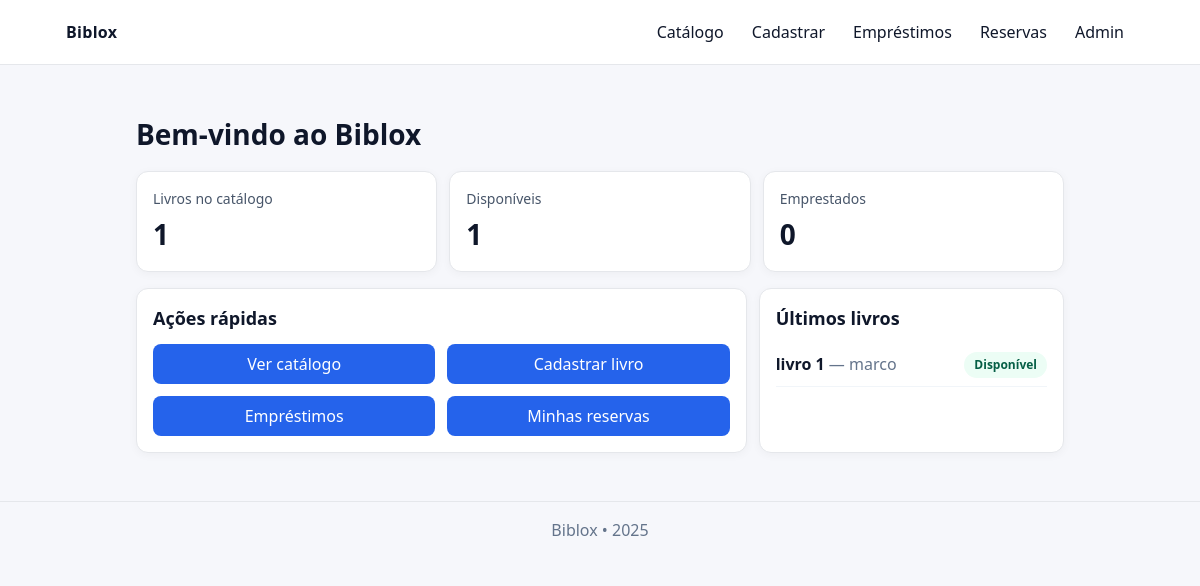
The app's page /, older data.
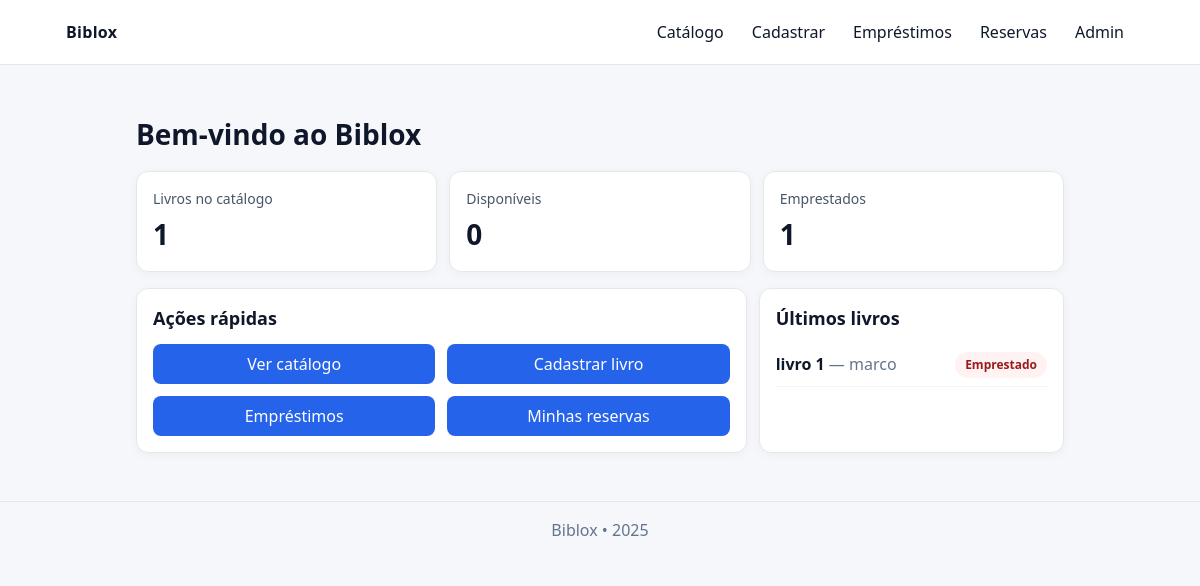
The same page, newer data.
### livros/models.py (models this page shows, shortened)
class CadastroLivroModel(models.Model):
    STATUS_CHOICES = (('disponivel', 'Disponível'), ('emprestado', 'Emprestado'))
    nome = models.CharField(max_length=50)
    autor = models.CharField(max_length=50)
    isbn = models.TextField(null=True, blank=True)
    completo = models.BooleanField(default=False)
    data_criacao = models.DateTimeField(auto_now_add=True)
    status = models.CharField(max_length=20, choices=STATUS_CHOICES, default='disponivel')

### livros/views.py (the view)
# urls.py: path("", homepage, name="homepage"),
def homepage(request):
    total = CadastroLivroModel.objects.count()
    disponiveis = CadastroLivroModel.objects.filter(status__iexact="disponivel").count()
    emprestados = CadastroLivroModel.objects.filter(status__iexact="emprestado").count()
    recentes = CadastroLivroModel.objects.order_by("-id")[:5]
    ctx = {
        "total": total,
        "disponiveis": disponiveis,
        "emprestados": emprestados,
        "recentes": recentes,
    }
    return render(request, "home.html", ctx)

### templates/home.html
{% extends "base.html" %}
{% block content %}
<div class="page">
  <h1 class="title">Bem-vindo ao Biblox</h1>
  <div class="grid" style="grid-template-columns: repeat(3, 1fr);">
    <div class="card"><div class="card-body">
      <div style="font-size:14px; color:#475569;">Livros no catálogo</div>
      <div style="font-size:28px; font-weight:800; margin-top:4px;">{{ total }}</div>
    </div></div>
    <div class="card"><div class="card-body">
      <div style="font-size:14px; color:#475569;">Disponíveis</div>
      <div style="font-size:28px; font-weight:800; margin-top:4px;">{{ disponiveis }}</div>
    </div></div>
    <div class="card"><div class="card-body">
      <div style="font-size:14px; color:#475569;">Emprestados</div>
      <div style="font-size:28px; font-weight:800; margin-top:4px;">{{ emprestados }}</div>
    </div></div>
  </div>
  <div class="grid" style="grid-template-columns: 2fr 1fr; margin-top:16px;">
    <div class="card"><div class="card-body">
      <h2 style="margin:0 0 12px; font-size:18px;">Ações rápidas</h2>
      <div class="grid" style="grid-template-columns: repeat(2, 1fr);">
        <a class="btn" href="/livros/" style="text-align:center;"> Ver catálogo</a>
        <a class="btn" href="/livros/cadastrar/" style="text-align:center;"> Cadastrar livro</a>
        <a class="btn" href="/livros/emprestimos/" style="text-align:center;"> Empréstimos</a>
        <a class="btn" href="/livros/reservas/" style="text-align:center;"> Minhas reservas</a>
      </div>
    </div></div>
    <div class="card"><div class="card-body">
      <h2 style="margin:0 0 12px; font-size:18px;">Últimos livros</h2>
      {% if recentes %}
        <ul style="list-style:none; padding:0; margin:0;">
          {% for l in recentes %}
          <li style="display:flex; justify-content:space-between; padding:8px 0; border-bottom:1px solid #f1f5f9;">
            <span title="{{ l.nome }}"><strong>{{ l.nome }}</strong> <span style="color:#64748b;">— {{ l.autor }}</span></span>
            {% if l.status == "disponivel" %}
              <span class="status disponivel">Disponível</span>
            {% else %}
              <span class="status emprestado">Emprestado</span>
            {% endif %}
          </li>
          {% endfor %}
        </ul>
      {% else %}
        <div class="empty">Sem livros cadastrados ainda.</div>
      {% endif %}
    </div></div>
  </div>
</div>
{% endblock %}

Row changes from the older to the newer data that the page shows:
changed CadastroLivroModel "livro 1": status "Disponível" → "Emprestado"
Text that changed along with them:
{{ disponiveis }}: "1" → "0"
{{ emprestados }}: "0" → "1"
